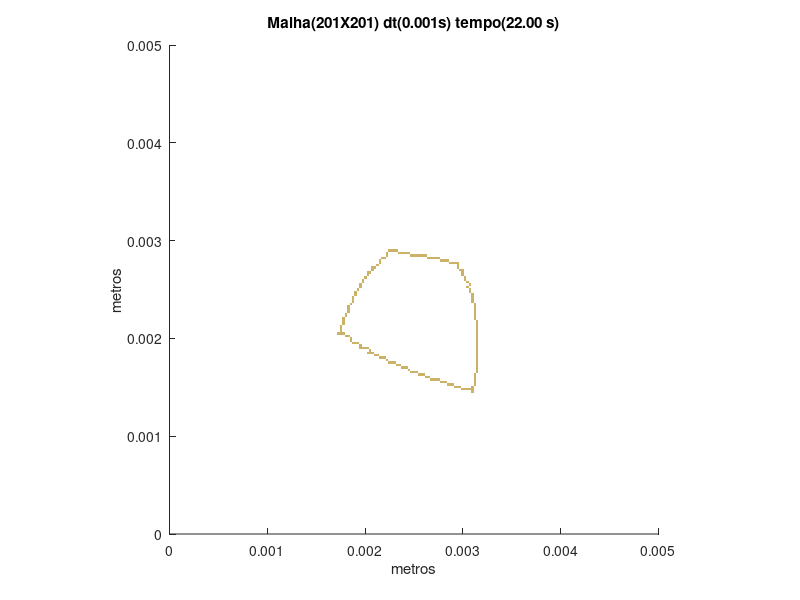

Reproduce this figure in MATLAB.
set (gca,'PlotBoxAspectRatio',[1 1 1],'Xlim',[0,0.005],'Ylim',[0,0.005])
hold on
title('Malha(201X201) dt(0.001s) tempo(22.00 s)')
hold on
ylabel('metros')
hold on
xlabel('metros')
hold on

fill([0.00308457711442786 0.00308457711442786 0.00310945273631841 0.00310945273631841],[0.00144278606965174 0.00146766169154229 0.00146766169154229 0.00144278606965174],[0.8,0.7,0.4],'LineStyle','none')

fill([0.00298507462686567 0.00298507462686567 0.00300995024875622 0.00300995024875622],[0.00146766169154229 0.00149253731343284 0.00149253731343284 0.00146766169154229],[0.8,0.7,0.4],'LineStyle','none')

fill([0.00300995024875622 0.00300995024875622 0.00303482587064677 0.00303482587064677],[0.00146766169154229 0.00149253731343284 0.00149253731343284 0.00146766169154229],[0.8,0.7,0.4],'LineStyle','none')

fill([0.00303482587064677 0.00303482587064677 0.00305970149253731 0.00305970149253731],[0.00146766169154229 0.00149253731343284 0.00149253731343284 0.00146766169154229],[0.8,0.7,0.4],'LineStyle','none')

fill([0.00305970149253731 0.00305970149253731 0.00308457711442786 0.00308457711442786],[0.00146766169154229 0.00149253731343284 0.00149253731343284 0.00146766169154229],[0.8,0.7,0.4],'LineStyle','none')

fill([0.00308457711442786 0.00308457711442786 0.00310945273631841 0.00310945273631841],[0.00146766169154229 0.00149253731343284 0.00149253731343284 0.00146766169154229],[0.8,0.7,0.4],'LineStyle','none')

fill([0.00291044776119403 0.00291044776119403 0.00293532338308458 0.00293532338308458],[0.00149253731343284 0.00151741293532338 0.00151741293532338 0.00149253731343284],[0.8,0.7,0.4],'LineStyle','none')

fill([0.00293532338308458 0.00293532338308458 0.00296019900497512 0.00296019900497512],[0.00149253731343284 0.00151741293532338 0.00151741293532338 0.00149253731343284],[0.8,0.7,0.4],'LineStyle','none')

fill([0.00296019900497512 0.00296019900497512 0.00298507462686567 0.00298507462686567],[0.00149253731343284 0.00151741293532338 0.00151741293532338 0.00149253731343284],[0.8,0.7,0.4],'LineStyle','none')

fill([0.00308457711442786 0.00308457711442786 0.00310945273631841 0.00310945273631841],[0.00149253731343284 0.00151741293532338 0.00151741293532338 0.00149253731343284],[0.8,0.7,0.4],'LineStyle','none')

fill([0.00283582089552239 0.00283582089552239 0.00286069651741294 0.00286069651741294],[0.00151741293532338 0.00154228855721393 0.00154228855721393 0.00151741293532338],[0.8,0.7,0.4],'LineStyle','none')

fill([0.00286069651741294 0.00286069651741294 0.00288557213930348 0.00288557213930348],[0.00151741293532338 0.00154228855721393 0.00154228855721393 0.00151741293532338],[0.8,0.7,0.4],'LineStyle','none')

fill([0.00288557213930348 0.00288557213930348 0.00291044776119403 0.00291044776119403],[0.00151741293532338 0.00154228855721393 0.00154228855721393 0.00151741293532338],[0.8,0.7,0.4],'LineStyle','none')

fill([0.00310945273631841 0.00310945273631841 0.00313432835820896 0.00313432835820896],[0.00151741293532338 0.00154228855721393 0.00154228855721393 0.00151741293532338],[0.8,0.7,0.4],'LineStyle','none')

fill([0.00276119402985075 0.00276119402985075 0.00278606965174129 0.00278606965174129],[0.00154228855721393 0.00156716417910448 0.00156716417910448 0.00154228855721393],[0.8,0.7,0.4],'LineStyle','none')

fill([0.00278606965174129 0.00278606965174129 0.00281094527363184 0.00281094527363184],[0.00154228855721393 0.00156716417910448 0.00156716417910448 0.00154228855721393],[0.8,0.7,0.4],'LineStyle','none')

fill([0.00281094527363184 0.00281094527363184 0.00283582089552239 0.00283582089552239],[0.00154228855721393 0.00156716417910448 0.00156716417910448 0.00154228855721393],[0.8,0.7,0.4],'LineStyle','none')

fill([0.00310945273631841 0.00310945273631841 0.00313432835820896 0.00313432835820896],[0.00154228855721393 0.00156716417910448 0.00156716417910448 0.00154228855721393],[0.8,0.7,0.4],'LineStyle','none')

fill([0.00266169154228856 0.00266169154228856 0.0026865671641791 0.0026865671641791],[0.00156716417910448 0.00159203980099502 0.00159203980099502 0.00156716417910448],[0.8,0.7,0.4],'LineStyle','none')

fill([0.0026865671641791 0.0026865671641791 0.00271144278606965 0.00271144278606965],[0.00156716417910448 0.00159203980099502 0.00159203980099502 0.00156716417910448],[0.8,0.7,0.4],'LineStyle','none')

fill([0.00271144278606965 0.00271144278606965 0.0027363184079602 0.0027363184079602],[0.00156716417910448 0.00159203980099502 0.00159203980099502 0.00156716417910448],[0.8,0.7,0.4],'LineStyle','none')

fill([0.0027363184079602 0.0027363184079602 0.00276119402985075 0.00276119402985075],[0.00156716417910448 0.00159203980099502 0.00159203980099502 0.00156716417910448],[0.8,0.7,0.4],'LineStyle','none')

fill([0.00310945273631841 0.00310945273631841 0.00313432835820896 0.00313432835820896],[0.00156716417910448 0.00159203980099502 0.00159203980099502 0.00156716417910448],[0.8,0.7,0.4],'LineStyle','none')

fill([0.00261194029850746 0.00261194029850746 0.00263681592039801 0.00263681592039801],[0.00159203980099502 0.00161691542288557 0.00161691542288557 0.00159203980099502],[0.8,0.7,0.4],'LineStyle','none')

fill([0.00263681592039801 0.00263681592039801 0.00266169154228856 0.00266169154228856],[0.00159203980099502 0.00161691542288557 0.00161691542288557 0.00159203980099502],[0.8,0.7,0.4],'LineStyle','none')

fill([0.00310945273631841 0.00310945273631841 0.00313432835820896 0.00313432835820896],[0.00159203980099502 0.00161691542288557 0.00161691542288557 0.00159203980099502],[0.8,0.7,0.4],'LineStyle','none')

fill([0.00253731343283582 0.00253731343283582 0.00256218905472637 0.00256218905472637],[0.00161691542288557 0.00164179104477612 0.00164179104477612 0.00161691542288557],[0.8,0.7,0.4],'LineStyle','none')

fill([0.00256218905472637 0.00256218905472637 0.00258706467661692 0.00258706467661692],[0.00161691542288557 0.00164179104477612 0.00164179104477612 0.00161691542288557],[0.8,0.7,0.4],'LineStyle','none')

fill([0.00258706467661692 0.00258706467661692 0.00261194029850746 0.00261194029850746],[0.00161691542288557 0.00164179104477612 0.00164179104477612 0.00161691542288557],[0.8,0.7,0.4],'LineStyle','none')

fill([0.00310945273631841 0.00310945273631841 0.00313432835820896 0.00313432835820896],[0.00161691542288557 0.00164179104477612 0.00164179104477612 0.00161691542288557],[0.8,0.7,0.4],'LineStyle','none')

fill([0.00246268656716418 0.00246268656716418 0.00248756218905473 0.00248756218905473],[0.00164179104477612 0.00166666666666667 0.00166666666666667 0.00164179104477612],[0.8,0.7,0.4],'LineStyle','none')

fill([0.00248756218905473 0.00248756218905473 0.00251243781094527 0.00251243781094527],[0.00164179104477612 0.00166666666666667 0.00166666666666667 0.00164179104477612],[0.8,0.7,0.4],'LineStyle','none')

fill([0.00251243781094527 0.00251243781094527 0.00253731343283582 0.00253731343283582],[0.00164179104477612 0.00166666666666667 0.00166666666666667 0.00164179104477612],[0.8,0.7,0.4],'LineStyle','none')

fill([0.00313432835820896 0.00313432835820896 0.0031592039800995 0.0031592039800995],[0.00164179104477612 0.00166666666666667 0.00166666666666667 0.00164179104477612],[0.8,0.7,0.4],'LineStyle','none')

fill([0.00243781094527363 0.00243781094527363 0.00246268656716418 0.00246268656716418],[0.00166666666666667 0.00169154228855721 0.00169154228855721 0.00166666666666667],[0.8,0.7,0.4],'LineStyle','none')

fill([0.00313432835820896 0.00313432835820896 0.0031592039800995 0.0031592039800995],[0.00166666666666667 0.00169154228855721 0.00169154228855721 0.00166666666666667],[0.8,0.7,0.4],'LineStyle','none')

fill([0.00236318407960199 0.00236318407960199 0.00238805970149254 0.00238805970149254],[0.00169154228855721 0.00171641791044776 0.00171641791044776 0.00169154228855721],[0.8,0.7,0.4],'LineStyle','none')

fill([0.00238805970149254 0.00238805970149254 0.00241293532338308 0.00241293532338308],[0.00169154228855721 0.00171641791044776 0.00171641791044776 0.00169154228855721],[0.8,0.7,0.4],'LineStyle','none')

fill([0.00241293532338308 0.00241293532338308 0.00243781094527363 0.00243781094527363],[0.00169154228855721 0.00171641791044776 0.00171641791044776 0.00169154228855721],[0.8,0.7,0.4],'LineStyle','none')

fill([0.00313432835820896 0.00313432835820896 0.0031592039800995 0.0031592039800995],[0.00169154228855721 0.00171641791044776 0.00171641791044776 0.00169154228855721],[0.8,0.7,0.4],'LineStyle','none')

fill([0.0023134328358209 0.0023134328358209 0.00233830845771144 0.00233830845771144],[0.00171641791044776 0.00174129353233831 0.00174129353233831 0.00171641791044776],[0.8,0.7,0.4],'LineStyle','none')

fill([0.00233830845771144 0.00233830845771144 0.00236318407960199 0.00236318407960199],[0.00171641791044776 0.00174129353233831 0.00174129353233831 0.00171641791044776],[0.8,0.7,0.4],'LineStyle','none')

fill([0.00313432835820896 0.00313432835820896 0.0031592039800995 0.0031592039800995],[0.00171641791044776 0.00174129353233831 0.00174129353233831 0.00171641791044776],[0.8,0.7,0.4],'LineStyle','none')

fill([0.00223880597014925 0.00223880597014925 0.0022636815920398 0.0022636815920398],[0.00174129353233831 0.00176616915422886 0.00176616915422886 0.00174129353233831],[0.8,0.7,0.4],'LineStyle','none')

fill([0.0022636815920398 0.0022636815920398 0.00228855721393035 0.00228855721393035],[0.00174129353233831 0.00176616915422886 0.00176616915422886 0.00174129353233831],[0.8,0.7,0.4],'LineStyle','none')

fill([0.00228855721393035 0.00228855721393035 0.0023134328358209 0.0023134328358209],[0.00174129353233831 0.00176616915422886 0.00176616915422886 0.00174129353233831],[0.8,0.7,0.4],'LineStyle','none')

fill([0.00313432835820896 0.00313432835820896 0.0031592039800995 0.0031592039800995],[0.00174129353233831 0.00176616915422886 0.00176616915422886 0.00174129353233831],[0.8,0.7,0.4],'LineStyle','none')

fill([0.00221393034825871 0.00221393034825871 0.00223880597014925 0.00223880597014925],[0.00176616915422886 0.0017910447761194 0.0017910447761194 0.00176616915422886],[0.8,0.7,0.4],'LineStyle','none')

fill([0.00313432835820896 0.00313432835820896 0.0031592039800995 0.0031592039800995],[0.00176616915422886 0.0017910447761194 0.0017910447761194 0.00176616915422886],[0.8,0.7,0.4],'LineStyle','none')

fill([0.00213930348258706 0.00213930348258706 0.00216417910447761 0.00216417910447761],[0.0017910447761194 0.00181592039800995 0.00181592039800995 0.0017910447761194],[0.8,0.7,0.4],'LineStyle','none')

fill([0.00216417910447761 0.00216417910447761 0.00218905472636816 0.00218905472636816],[0.0017910447761194 0.00181592039800995 0.00181592039800995 0.0017910447761194],[0.8,0.7,0.4],'LineStyle','none')

fill([0.00218905472636816 0.00218905472636816 0.00221393034825871 0.00221393034825871],[0.0017910447761194 0.00181592039800995 0.00181592039800995 0.0017910447761194],[0.8,0.7,0.4],'LineStyle','none')

fill([0.00313432835820896 0.00313432835820896 0.0031592039800995 0.0031592039800995],[0.0017910447761194 0.00181592039800995 0.00181592039800995 0.0017910447761194],[0.8,0.7,0.4],'LineStyle','none')

fill([0.00208955223880597 0.00208955223880597 0.00211442786069652 0.00211442786069652],[0.00181592039800995 0.0018407960199005 0.0018407960199005 0.00181592039800995],[0.8,0.7,0.4],'LineStyle','none')

fill([0.00211442786069652 0.00211442786069652 0.00213930348258706 0.00213930348258706],[0.00181592039800995 0.0018407960199005 0.0018407960199005 0.00181592039800995],[0.8,0.7,0.4],'LineStyle','none')

fill([0.00313432835820896 0.00313432835820896 0.0031592039800995 0.0031592039800995],[0.00181592039800995 0.0018407960199005 0.0018407960199005 0.00181592039800995],[0.8,0.7,0.4],'LineStyle','none')

fill([0.00201492537313433 0.00201492537313433 0.00203980099502488 0.00203980099502488],[0.0018407960199005 0.00186567164179104 0.00186567164179104 0.0018407960199005],[0.8,0.7,0.4],'LineStyle','none')

fill([0.00203980099502488 0.00203980099502488 0.00206467661691542 0.00206467661691542],[0.0018407960199005 0.00186567164179104 0.00186567164179104 0.0018407960199005],[0.8,0.7,0.4],'LineStyle','none')

fill([0.00206467661691542 0.00206467661691542 0.00208955223880597 0.00208955223880597],[0.0018407960199005 0.00186567164179104 0.00186567164179104 0.0018407960199005],[0.8,0.7,0.4],'LineStyle','none')

fill([0.00313432835820896 0.00313432835820896 0.0031592039800995 0.0031592039800995],[0.0018407960199005 0.00186567164179104 0.00186567164179104 0.0018407960199005],[0.8,0.7,0.4],'LineStyle','none')

fill([0.00203980099502488 0.00203980099502488 0.00206467661691542 0.00206467661691542],[0.00186567164179104 0.00189054726368159 0.00189054726368159 0.00186567164179104],[0.8,0.7,0.4],'LineStyle','none')

fill([0.00313432835820896 0.00313432835820896 0.0031592039800995 0.0031592039800995],[0.00186567164179104 0.00189054726368159 0.00189054726368159 0.00186567164179104],[0.8,0.7,0.4],'LineStyle','none')

fill([0.00194029850746269 0.00194029850746269 0.00196517412935323 0.00196517412935323],[0.00189054726368159 0.00191542288557214 0.00191542288557214 0.00189054726368159],[0.8,0.7,0.4],'LineStyle','none')

fill([0.00196517412935323 0.00196517412935323 0.00199004975124378 0.00199004975124378],[0.00189054726368159 0.00191542288557214 0.00191542288557214 0.00189054726368159],[0.8,0.7,0.4],'LineStyle','none')

fill([0.00199004975124378 0.00199004975124378 0.00201492537313433 0.00201492537313433],[0.00189054726368159 0.00191542288557214 0.00191542288557214 0.00189054726368159],[0.8,0.7,0.4],'LineStyle','none')

fill([0.00201492537313433 0.00201492537313433 0.00203980099502488 0.00203980099502488],[0.00189054726368159 0.00191542288557214 0.00191542288557214 0.00189054726368159],[0.8,0.7,0.4],'LineStyle','none')

fill([0.00313432835820896 0.00313432835820896 0.0031592039800995 0.0031592039800995],[0.00189054726368159 0.00191542288557214 0.00191542288557214 0.00189054726368159],[0.8,0.7,0.4],'LineStyle','none')

fill([0.00194029850746269 0.00194029850746269 0.00196517412935323 0.00196517412935323],[0.00191542288557214 0.00194029850746269 0.00194029850746269 0.00191542288557214],[0.8,0.7,0.4],'LineStyle','none')

fill([0.00313432835820896 0.00313432835820896 0.0031592039800995 0.0031592039800995],[0.00191542288557214 0.00194029850746269 0.00194029850746269 0.00191542288557214],[0.8,0.7,0.4],'LineStyle','none')

fill([0.00186567164179104 0.00186567164179104 0.00189054726368159 0.00189054726368159],[0.00194029850746269 0.00196517412935323 0.00196517412935323 0.00194029850746269],[0.8,0.7,0.4],'LineStyle','none')

fill([0.00189054726368159 0.00189054726368159 0.00191542288557214 0.00191542288557214],[0.00194029850746269 0.00196517412935323 0.00196517412935323 0.00194029850746269],[0.8,0.7,0.4],'LineStyle','none')

fill([0.00191542288557214 0.00191542288557214 0.00194029850746269 0.00194029850746269],[0.00194029850746269 0.00196517412935323 0.00196517412935323 0.00194029850746269],[0.8,0.7,0.4],'LineStyle','none')

fill([0.00313432835820896 0.00313432835820896 0.0031592039800995 0.0031592039800995],[0.00194029850746269 0.00196517412935323 0.00196517412935323 0.00194029850746269],[0.8,0.7,0.4],'LineStyle','none')

fill([0.0018407960199005 0.0018407960199005 0.00186567164179104 0.00186567164179104],[0.00196517412935323 0.00199004975124378 0.00199004975124378 0.00196517412935323],[0.8,0.7,0.4],'LineStyle','none')

fill([0.00313432835820896 0.00313432835820896 0.0031592039800995 0.0031592039800995],[0.00196517412935323 0.00199004975124378 0.00199004975124378 0.00196517412935323],[0.8,0.7,0.4],'LineStyle','none')

fill([0.0018407960199005 0.0018407960199005 0.00186567164179104 0.00186567164179104],[0.00199004975124378 0.00201492537313433 0.00201492537313433 0.00199004975124378],[0.8,0.7,0.4],'LineStyle','none')

fill([0.00313432835820896 0.00313432835820896 0.0031592039800995 0.0031592039800995],[0.00199004975124378 0.00201492537313433 0.00201492537313433 0.00199004975124378],[0.8,0.7,0.4],'LineStyle','none')

fill([0.0017910447761194 0.0017910447761194 0.00181592039800995 0.00181592039800995],[0.00201492537313433 0.00203980099502488 0.00203980099502488 0.00201492537313433],[0.8,0.7,0.4],'LineStyle','none')

fill([0.00181592039800995 0.00181592039800995 0.0018407960199005 0.0018407960199005],[0.00201492537313433 0.00203980099502488 0.00203980099502488 0.00201492537313433],[0.8,0.7,0.4],'LineStyle','none')

fill([0.00313432835820896 0.00313432835820896 0.0031592039800995 0.0031592039800995],[0.00201492537313433 0.00203980099502488 0.00203980099502488 0.00201492537313433],[0.8,0.7,0.4],'LineStyle','none')

fill([0.00171641791044776 0.00171641791044776 0.00174129353233831 0.00174129353233831],[0.00203980099502488 0.00206467661691542 0.00206467661691542 0.00203980099502488],[0.8,0.7,0.4],'LineStyle','none')

fill([0.00174129353233831 0.00174129353233831 0.00176616915422886 0.00176616915422886],[0.00203980099502488 0.00206467661691542 0.00206467661691542 0.00203980099502488],[0.8,0.7,0.4],'LineStyle','none')

fill([0.00176616915422886 0.00176616915422886 0.0017910447761194 0.0017910447761194],[0.00203980099502488 0.00206467661691542 0.00206467661691542 0.00203980099502488],[0.8,0.7,0.4],'LineStyle','none')

fill([0.00313432835820896 0.00313432835820896 0.0031592039800995 0.0031592039800995],[0.00203980099502488 0.00206467661691542 0.00206467661691542 0.00203980099502488],[0.8,0.7,0.4],'LineStyle','none')

fill([0.00174129353233831 0.00174129353233831 0.00176616915422886 0.00176616915422886],[0.00206467661691542 0.00208955223880597 0.00208955223880597 0.00206467661691542],[0.8,0.7,0.4],'LineStyle','none')

fill([0.00313432835820896 0.00313432835820896 0.0031592039800995 0.0031592039800995],[0.00206467661691542 0.00208955223880597 0.00208955223880597 0.00206467661691542],[0.8,0.7,0.4],'LineStyle','none')

fill([0.00174129353233831 0.00174129353233831 0.00176616915422886 0.00176616915422886],[0.00208955223880597 0.00211442786069652 0.00211442786069652 0.00208955223880597],[0.8,0.7,0.4],'LineStyle','none')

fill([0.00313432835820896 0.00313432835820896 0.0031592039800995 0.0031592039800995],[0.00208955223880597 0.00211442786069652 0.00211442786069652 0.00208955223880597],[0.8,0.7,0.4],'LineStyle','none')

fill([0.00174129353233831 0.00174129353233831 0.00176616915422886 0.00176616915422886],[0.00211442786069652 0.00213930348258706 0.00213930348258706 0.00211442786069652],[0.8,0.7,0.4],'LineStyle','none')

fill([0.00313432835820896 0.00313432835820896 0.0031592039800995 0.0031592039800995],[0.00211442786069652 0.00213930348258706 0.00213930348258706 0.00211442786069652],[0.8,0.7,0.4],'LineStyle','none')

fill([0.00176616915422886 0.00176616915422886 0.0017910447761194 0.0017910447761194],[0.00213930348258706 0.00216417910447761 0.00216417910447761 0.00213930348258706],[0.8,0.7,0.4],'LineStyle','none')

fill([0.00313432835820896 0.00313432835820896 0.0031592039800995 0.0031592039800995],[0.00213930348258706 0.00216417910447761 0.00216417910447761 0.00213930348258706],[0.8,0.7,0.4],'LineStyle','none')

fill([0.00176616915422886 0.00176616915422886 0.0017910447761194 0.0017910447761194],[0.00216417910447761 0.00218905472636816 0.00218905472636816 0.00216417910447761],[0.8,0.7,0.4],'LineStyle','none')

fill([0.00313432835820896 0.00313432835820896 0.0031592039800995 0.0031592039800995],[0.00216417910447761 0.00218905472636816 0.00218905472636816 0.00216417910447761],[0.8,0.7,0.4],'LineStyle','none')

fill([0.00176616915422886 0.00176616915422886 0.0017910447761194 0.0017910447761194],[0.00218905472636816 0.00221393034825871 0.00221393034825871 0.00218905472636816],[0.8,0.7,0.4],'LineStyle','none')

fill([0.00310945273631841 0.00310945273631841 0.00313432835820896 0.00313432835820896],[0.00218905472636816 0.00221393034825871 0.00221393034825871 0.00218905472636816],[0.8,0.7,0.4],'LineStyle','none')

fill([0.0017910447761194 0.0017910447761194 0.00181592039800995 0.00181592039800995],[0.00221393034825871 0.00223880597014925 0.00223880597014925 0.00221393034825871],[0.8,0.7,0.4],'LineStyle','none')

fill([0.00310945273631841 0.00310945273631841 0.00313432835820896 0.00313432835820896],[0.00221393034825871 0.00223880597014925 0.00223880597014925 0.00221393034825871],[0.8,0.7,0.4],'LineStyle','none')

fill([0.0017910447761194 0.0017910447761194 0.00181592039800995 0.00181592039800995],[0.00223880597014925 0.0022636815920398 0.0022636815920398 0.00223880597014925],[0.8,0.7,0.4],'LineStyle','none')

fill([0.00310945273631841 0.00310945273631841 0.00313432835820896 0.00313432835820896],[0.00223880597014925 0.0022636815920398 0.0022636815920398 0.00223880597014925],[0.8,0.7,0.4],'LineStyle','none')

fill([0.00181592039800995 0.00181592039800995 0.0018407960199005 0.0018407960199005],[0.0022636815920398 0.00228855721393035 0.00228855721393035 0.0022636815920398],[0.8,0.7,0.4],'LineStyle','none')

fill([0.00310945273631841 0.00310945273631841 0.00313432835820896 0.00313432835820896],[0.0022636815920398 0.00228855721393035 0.00228855721393035 0.0022636815920398],[0.8,0.7,0.4],'LineStyle','none')

fill([0.00181592039800995 0.00181592039800995 0.0018407960199005 0.0018407960199005],[0.00228855721393035 0.0023134328358209 0.0023134328358209 0.00228855721393035],[0.8,0.7,0.4],'LineStyle','none')

fill([0.00310945273631841 0.00310945273631841 0.00313432835820896 0.00313432835820896],[0.00228855721393035 0.0023134328358209 0.0023134328358209 0.00228855721393035],[0.8,0.7,0.4],'LineStyle','none')

fill([0.00181592039800995 0.00181592039800995 0.0018407960199005 0.0018407960199005],[0.0023134328358209 0.00233830845771144 0.00233830845771144 0.0023134328358209],[0.8,0.7,0.4],'LineStyle','none')

fill([0.00310945273631841 0.00310945273631841 0.00313432835820896 0.00313432835820896],[0.0023134328358209 0.00233830845771144 0.00233830845771144 0.0023134328358209],[0.8,0.7,0.4],'LineStyle','none')

fill([0.0018407960199005 0.0018407960199005 0.00186567164179104 0.00186567164179104],[0.00233830845771144 0.00236318407960199 0.00236318407960199 0.00233830845771144],[0.8,0.7,0.4],'LineStyle','none')

fill([0.00310945273631841 0.00310945273631841 0.00313432835820896 0.00313432835820896],[0.00233830845771144 0.00236318407960199 0.00236318407960199 0.00233830845771144],[0.8,0.7,0.4],'LineStyle','none')

fill([0.00186567164179104 0.00186567164179104 0.00189054726368159 0.00189054726368159],[0.00236318407960199 0.00238805970149254 0.00238805970149254 0.00236318407960199],[0.8,0.7,0.4],'LineStyle','none')

fill([0.00308457711442786 0.00308457711442786 0.00310945273631841 0.00310945273631841],[0.00236318407960199 0.00238805970149254 0.00238805970149254 0.00236318407960199],[0.8,0.7,0.4],'LineStyle','none')

fill([0.00186567164179104 0.00186567164179104 0.00189054726368159 0.00189054726368159],[0.00238805970149254 0.00241293532338308 0.00241293532338308 0.00238805970149254],[0.8,0.7,0.4],'LineStyle','none')

fill([0.00308457711442786 0.00308457711442786 0.00310945273631841 0.00310945273631841],[0.00238805970149254 0.00241293532338308 0.00241293532338308 0.00238805970149254],[0.8,0.7,0.4],'LineStyle','none')

fill([0.00186567164179104 0.00186567164179104 0.00189054726368159 0.00189054726368159],[0.00241293532338308 0.00243781094527363 0.00243781094527363 0.00241293532338308],[0.8,0.7,0.4],'LineStyle','none')

fill([0.00308457711442786 0.00308457711442786 0.00310945273631841 0.00310945273631841],[0.00241293532338308 0.00243781094527363 0.00243781094527363 0.00241293532338308],[0.8,0.7,0.4],'LineStyle','none')

fill([0.00189054726368159 0.00189054726368159 0.00191542288557214 0.00191542288557214],[0.00243781094527363 0.00246268656716418 0.00246268656716418 0.00243781094527363],[0.8,0.7,0.4],'LineStyle','none')

fill([0.00308457711442786 0.00308457711442786 0.00310945273631841 0.00310945273631841],[0.00243781094527363 0.00246268656716418 0.00246268656716418 0.00243781094527363],[0.8,0.7,0.4],'LineStyle','none')

fill([0.00189054726368159 0.00189054726368159 0.00191542288557214 0.00191542288557214],[0.00246268656716418 0.00248756218905473 0.00248756218905473 0.00246268656716418],[0.8,0.7,0.4],'LineStyle','none')

fill([0.00305970149253731 0.00305970149253731 0.00308457711442786 0.00308457711442786],[0.00246268656716418 0.00248756218905473 0.00248756218905473 0.00246268656716418],[0.8,0.7,0.4],'LineStyle','none')

fill([0.00191542288557214 0.00191542288557214 0.00194029850746269 0.00194029850746269],[0.00248756218905473 0.00251243781094527 0.00251243781094527 0.00248756218905473],[0.8,0.7,0.4],'LineStyle','none')

fill([0.00305970149253731 0.00305970149253731 0.00308457711442786 0.00308457711442786],[0.00248756218905473 0.00251243781094527 0.00251243781094527 0.00248756218905473],[0.8,0.7,0.4],'LineStyle','none')

fill([0.00194029850746269 0.00194029850746269 0.00196517412935323 0.00196517412935323],[0.00251243781094527 0.00253731343283582 0.00253731343283582 0.00251243781094527],[0.8,0.7,0.4],'LineStyle','none')

fill([0.00303482587064677 0.00303482587064677 0.00305970149253731 0.00305970149253731],[0.00251243781094527 0.00253731343283582 0.00253731343283582 0.00251243781094527],[0.8,0.7,0.4],'LineStyle','none')

fill([0.00194029850746269 0.00194029850746269 0.00196517412935323 0.00196517412935323],[0.00253731343283582 0.00256218905472637 0.00256218905472637 0.00253731343283582],[0.8,0.7,0.4],'LineStyle','none')

fill([0.00305970149253731 0.00305970149253731 0.00308457711442786 0.00308457711442786],[0.00253731343283582 0.00256218905472637 0.00256218905472637 0.00253731343283582],[0.8,0.7,0.4],'LineStyle','none')

fill([0.00196517412935323 0.00196517412935323 0.00199004975124378 0.00199004975124378],[0.00256218905472637 0.00258706467661692 0.00258706467661692 0.00256218905472637],[0.8,0.7,0.4],'LineStyle','none')

fill([0.00303482587064677 0.00303482587064677 0.00305970149253731 0.00305970149253731],[0.00256218905472637 0.00258706467661692 0.00258706467661692 0.00256218905472637],[0.8,0.7,0.4],'LineStyle','none')

fill([0.00196517412935323 0.00196517412935323 0.00199004975124378 0.00199004975124378],[0.00258706467661692 0.00261194029850746 0.00261194029850746 0.00258706467661692],[0.8,0.7,0.4],'LineStyle','none')

fill([0.00300995024875622 0.00300995024875622 0.00303482587064677 0.00303482587064677],[0.00258706467661692 0.00261194029850746 0.00261194029850746 0.00258706467661692],[0.8,0.7,0.4],'LineStyle','none')

fill([0.00199004975124378 0.00199004975124378 0.00201492537313433 0.00201492537313433],[0.00261194029850746 0.00263681592039801 0.00263681592039801 0.00261194029850746],[0.8,0.7,0.4],'LineStyle','none')

fill([0.00300995024875622 0.00300995024875622 0.00303482587064677 0.00303482587064677],[0.00261194029850746 0.00263681592039801 0.00263681592039801 0.00261194029850746],[0.8,0.7,0.4],'LineStyle','none')

fill([0.00201492537313433 0.00201492537313433 0.00203980099502488 0.00203980099502488],[0.00263681592039801 0.00266169154228856 0.00266169154228856 0.00263681592039801],[0.8,0.7,0.4],'LineStyle','none')

fill([0.00298507462686567 0.00298507462686567 0.00300995024875622 0.00300995024875622],[0.00263681592039801 0.00266169154228856 0.00266169154228856 0.00263681592039801],[0.8,0.7,0.4],'LineStyle','none')

fill([0.00201492537313433 0.00201492537313433 0.00203980099502488 0.00203980099502488],[0.00266169154228856 0.0026865671641791 0.0026865671641791 0.00266169154228856],[0.8,0.7,0.4],'LineStyle','none')

fill([0.00203980099502488 0.00203980099502488 0.00206467661691542 0.00206467661691542],[0.00266169154228856 0.0026865671641791 0.0026865671641791 0.00266169154228856],[0.8,0.7,0.4],'LineStyle','none')

fill([0.00298507462686567 0.00298507462686567 0.00300995024875622 0.00300995024875622],[0.00266169154228856 0.0026865671641791 0.0026865671641791 0.00266169154228856],[0.8,0.7,0.4],'LineStyle','none')

fill([0.00206467661691542 0.00206467661691542 0.00208955223880597 0.00208955223880597],[0.0026865671641791 0.00271144278606965 0.00271144278606965 0.0026865671641791],[0.8,0.7,0.4],'LineStyle','none')

fill([0.00296019900497512 0.00296019900497512 0.00298507462686567 0.00298507462686567],[0.0026865671641791 0.00271144278606965 0.00271144278606965 0.0026865671641791],[0.8,0.7,0.4],'LineStyle','none')

fill([0.00298507462686567 0.00298507462686567 0.00300995024875622 0.00300995024875622],[0.0026865671641791 0.00271144278606965 0.00271144278606965 0.0026865671641791],[0.8,0.7,0.4],'LineStyle','none')

fill([0.00206467661691542 0.00206467661691542 0.00208955223880597 0.00208955223880597],[0.00271144278606965 0.0027363184079602 0.0027363184079602 0.00271144278606965],[0.8,0.7,0.4],'LineStyle','none')

fill([0.00208955223880597 0.00208955223880597 0.00211442786069652 0.00211442786069652],[0.00271144278606965 0.0027363184079602 0.0027363184079602 0.00271144278606965],[0.8,0.7,0.4],'LineStyle','none')

fill([0.00293532338308458 0.00293532338308458 0.00296019900497512 0.00296019900497512],[0.00271144278606965 0.0027363184079602 0.0027363184079602 0.00271144278606965],[0.8,0.7,0.4],'LineStyle','none')

fill([0.00211442786069652 0.00211442786069652 0.00213930348258706 0.00213930348258706],[0.0027363184079602 0.00276119402985075 0.00276119402985075 0.0027363184079602],[0.8,0.7,0.4],'LineStyle','none')

fill([0.00293532338308458 0.00293532338308458 0.00296019900497512 0.00296019900497512],[0.0027363184079602 0.00276119402985075 0.00276119402985075 0.0027363184079602],[0.8,0.7,0.4],'LineStyle','none')

fill([0.00213930348258706 0.00213930348258706 0.00216417910447761 0.00216417910447761],[0.00276119402985075 0.00278606965174129 0.00278606965174129 0.00276119402985075],[0.8,0.7,0.4],'LineStyle','none')

fill([0.00286069651741294 0.00286069651741294 0.00288557213930348 0.00288557213930348],[0.00276119402985075 0.00278606965174129 0.00278606965174129 0.00276119402985075],[0.8,0.7,0.4],'LineStyle','none')

fill([0.00288557213930348 0.00288557213930348 0.00291044776119403 0.00291044776119403],[0.00276119402985075 0.00278606965174129 0.00278606965174129 0.00276119402985075],[0.8,0.7,0.4],'LineStyle','none')

fill([0.00291044776119403 0.00291044776119403 0.00293532338308458 0.00293532338308458],[0.00276119402985075 0.00278606965174129 0.00278606965174129 0.00276119402985075],[0.8,0.7,0.4],'LineStyle','none')

fill([0.00293532338308458 0.00293532338308458 0.00296019900497512 0.00296019900497512],[0.00276119402985075 0.00278606965174129 0.00278606965174129 0.00276119402985075],[0.8,0.7,0.4],'LineStyle','none')

fill([0.00213930348258706 0.00213930348258706 0.00216417910447761 0.00216417910447761],[0.00278606965174129 0.00281094527363184 0.00281094527363184 0.00278606965174129],[0.8,0.7,0.4],'LineStyle','none')

fill([0.00276119402985075 0.00276119402985075 0.00278606965174129 0.00278606965174129],[0.00278606965174129 0.00281094527363184 0.00281094527363184 0.00278606965174129],[0.8,0.7,0.4],'LineStyle','none')

fill([0.00278606965174129 0.00278606965174129 0.00281094527363184 0.00281094527363184],[0.00278606965174129 0.00281094527363184 0.00281094527363184 0.00278606965174129],[0.8,0.7,0.4],'LineStyle','none')

fill([0.00281094527363184 0.00281094527363184 0.00283582089552239 0.00283582089552239],[0.00278606965174129 0.00281094527363184 0.00281094527363184 0.00278606965174129],[0.8,0.7,0.4],'LineStyle','none')

fill([0.00283582089552239 0.00283582089552239 0.00286069651741294 0.00286069651741294],[0.00278606965174129 0.00281094527363184 0.00281094527363184 0.00278606965174129],[0.8,0.7,0.4],'LineStyle','none')

fill([0.00216417910447761 0.00216417910447761 0.00218905472636816 0.00218905472636816],[0.00281094527363184 0.00283582089552239 0.00283582089552239 0.00281094527363184],[0.8,0.7,0.4],'LineStyle','none')

fill([0.00218905472636816 0.00218905472636816 0.00221393034825871 0.00221393034825871],[0.00281094527363184 0.00283582089552239 0.00283582089552239 0.00281094527363184],[0.8,0.7,0.4],'LineStyle','none')

fill([0.00263681592039801 0.00263681592039801 0.00266169154228856 0.00266169154228856],[0.00281094527363184 0.00283582089552239 0.00283582089552239 0.00281094527363184],[0.8,0.7,0.4],'LineStyle','none')

fill([0.00266169154228856 0.00266169154228856 0.0026865671641791 0.0026865671641791],[0.00281094527363184 0.00283582089552239 0.00283582089552239 0.00281094527363184],[0.8,0.7,0.4],'LineStyle','none')

fill([0.0026865671641791 0.0026865671641791 0.00271144278606965 0.00271144278606965],[0.00281094527363184 0.00283582089552239 0.00283582089552239 0.00281094527363184],[0.8,0.7,0.4],'LineStyle','none')

fill([0.00271144278606965 0.00271144278606965 0.0027363184079602 0.0027363184079602],[0.00281094527363184 0.00283582089552239 0.00283582089552239 0.00281094527363184],[0.8,0.7,0.4],'LineStyle','none')

fill([0.0027363184079602 0.0027363184079602 0.00276119402985075 0.00276119402985075],[0.00281094527363184 0.00283582089552239 0.00283582089552239 0.00281094527363184],[0.8,0.7,0.4],'LineStyle','none')

fill([0.00221393034825871 0.00221393034825871 0.00223880597014925 0.00223880597014925],[0.00283582089552239 0.00286069651741294 0.00286069651741294 0.00283582089552239],[0.8,0.7,0.4],'LineStyle','none')

fill([0.00246268656716418 0.00246268656716418 0.00248756218905473 0.00248756218905473],[0.00283582089552239 0.00286069651741294 0.00286069651741294 0.00283582089552239],[0.8,0.7,0.4],'LineStyle','none')

fill([0.00248756218905473 0.00248756218905473 0.00251243781094527 0.00251243781094527],[0.00283582089552239 0.00286069651741294 0.00286069651741294 0.00283582089552239],[0.8,0.7,0.4],'LineStyle','none')

fill([0.00251243781094527 0.00251243781094527 0.00253731343283582 0.00253731343283582],[0.00283582089552239 0.00286069651741294 0.00286069651741294 0.00283582089552239],[0.8,0.7,0.4],'LineStyle','none')

fill([0.00253731343283582 0.00253731343283582 0.00256218905472637 0.00256218905472637],[0.00283582089552239 0.00286069651741294 0.00286069651741294 0.00283582089552239],[0.8,0.7,0.4],'LineStyle','none')

fill([0.00256218905472637 0.00256218905472637 0.00258706467661692 0.00258706467661692],[0.00283582089552239 0.00286069651741294 0.00286069651741294 0.00283582089552239],[0.8,0.7,0.4],'LineStyle','none')

fill([0.00258706467661692 0.00258706467661692 0.00261194029850746 0.00261194029850746],[0.00283582089552239 0.00286069651741294 0.00286069651741294 0.00283582089552239],[0.8,0.7,0.4],'LineStyle','none')

fill([0.00261194029850746 0.00261194029850746 0.00263681592039801 0.00263681592039801],[0.00283582089552239 0.00286069651741294 0.00286069651741294 0.00283582089552239],[0.8,0.7,0.4],'LineStyle','none')

fill([0.00221393034825871 0.00221393034825871 0.00223880597014925 0.00223880597014925],[0.00286069651741294 0.00288557213930348 0.00288557213930348 0.00286069651741294],[0.8,0.7,0.4],'LineStyle','none')

fill([0.00233830845771144 0.00233830845771144 0.00236318407960199 0.00236318407960199],[0.00286069651741294 0.00288557213930348 0.00288557213930348 0.00286069651741294],[0.8,0.7,0.4],'LineStyle','none')

fill([0.00236318407960199 0.00236318407960199 0.00238805970149254 0.00238805970149254],[0.00286069651741294 0.00288557213930348 0.00288557213930348 0.00286069651741294],[0.8,0.7,0.4],'LineStyle','none')

fill([0.00238805970149254 0.00238805970149254 0.00241293532338308 0.00241293532338308],[0.00286069651741294 0.00288557213930348 0.00288557213930348 0.00286069651741294],[0.8,0.7,0.4],'LineStyle','none')

fill([0.00241293532338308 0.00241293532338308 0.00243781094527363 0.00243781094527363],[0.00286069651741294 0.00288557213930348 0.00288557213930348 0.00286069651741294],[0.8,0.7,0.4],'LineStyle','none')

fill([0.00243781094527363 0.00243781094527363 0.00246268656716418 0.00246268656716418],[0.00286069651741294 0.00288557213930348 0.00288557213930348 0.00286069651741294],[0.8,0.7,0.4],'LineStyle','none')

fill([0.00223880597014925 0.00223880597014925 0.0022636815920398 0.0022636815920398],[0.00288557213930348 0.00291044776119403 0.00291044776119403 0.00288557213930348],[0.8,0.7,0.4],'LineStyle','none')

fill([0.0022636815920398 0.0022636815920398 0.00228855721393035 0.00228855721393035],[0.00288557213930348 0.00291044776119403 0.00291044776119403 0.00288557213930348],[0.8,0.7,0.4],'LineStyle','none')

fill([0.00228855721393035 0.00228855721393035 0.0023134328358209 0.0023134328358209],[0.00288557213930348 0.00291044776119403 0.00291044776119403 0.00288557213930348],[0.8,0.7,0.4],'LineStyle','none')

fill([0.0023134328358209 0.0023134328358209 0.00233830845771144 0.00233830845771144],[0.00288557213930348 0.00291044776119403 0.00291044776119403 0.00288557213930348],[0.8,0.7,0.4],'LineStyle','none')
